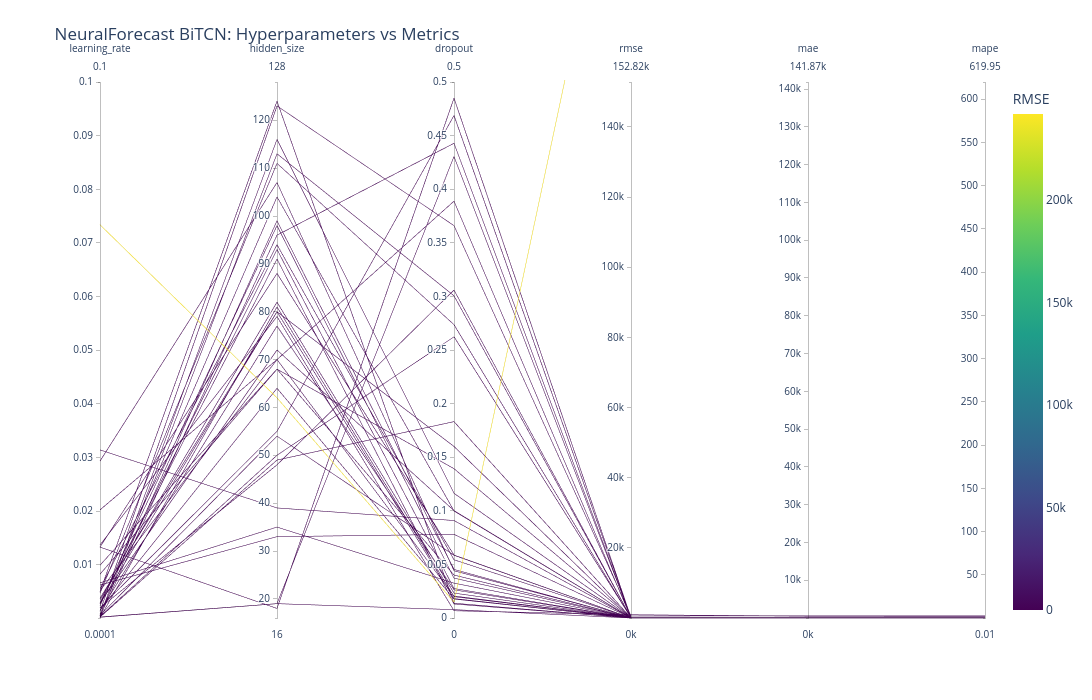
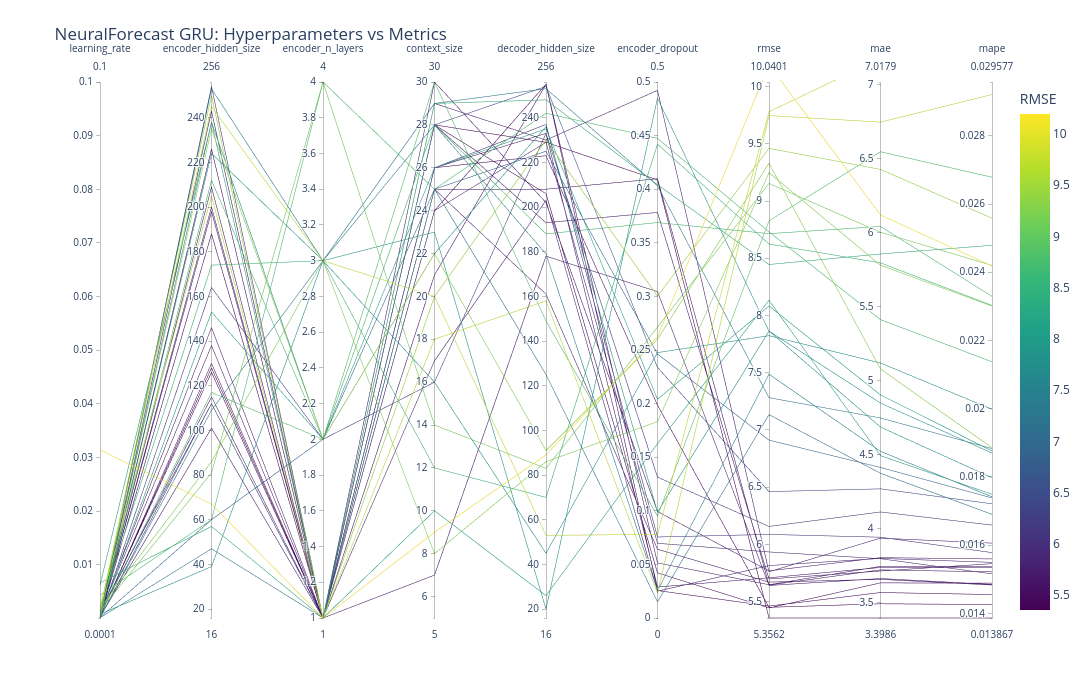
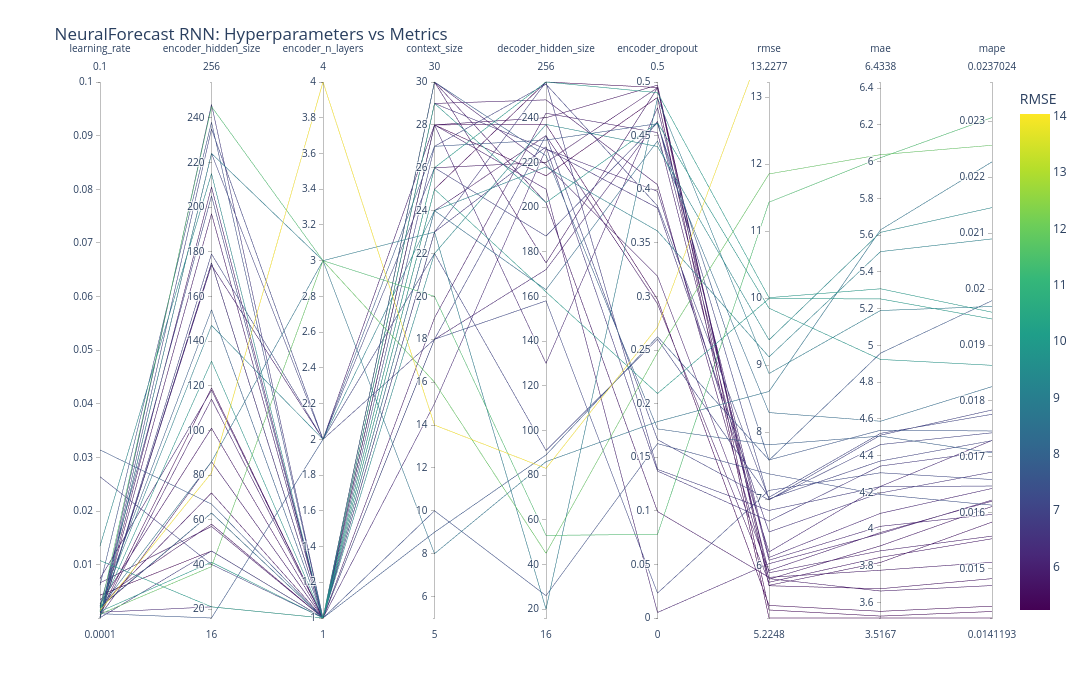
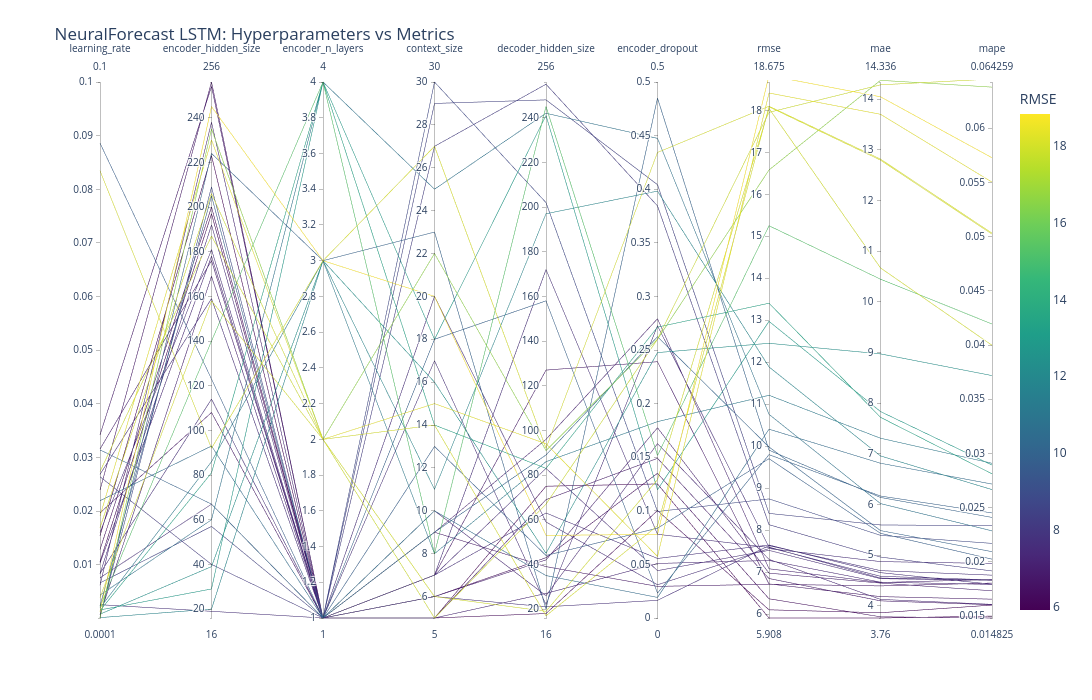

The notebook cell saved with these charts, in order:
### Code cell
while mlflow.active_run():
    mlflow.end_run()

optuna.logging.set_verbosity(optuna.logging.WARNING)
warnings.filterwarnings("ignore")
os.environ["TOKENIZERS_PARALLELISM"] = "false"
import gc
import torch
import logging
logging.getLogger("lightning.pytorch").setLevel(logging.WARNING)

HORIZON    = 12
INPUT_SIZE = 120
N_WINDOWS  = 30
STEP_SIZE  = 12
MAX_STEPS  = 1000

# neuralforecast v3 bug: passing trainer_kwargs to the constructor nests it as a
# sub-key, so pl.Trainer(**model.trainer_kwargs) fails with an unexpected kwarg.
# Workaround: build models without trainer_kwargs, then .update() after construction.
_QUIET = {
    "enable_progress_bar": False,
    "enable_model_summary": False,
    "logger": False,
    "val_check_interval": 10,
}

# bounds format:
#   (lo, hi)          int or log-scale float (lo float → log=True)
#   (lo, hi, False)   linear-scale float (e.g. dropout)
#   [opt1, opt2, ...] categorical

NEURAL_CONFIGS = {
    "BiTCN": {
        "experiment": "nf_bitcn_cpi",
        "bounds": {
            "learning_rate": (1e-4, 1e-1),
            "hidden_size":   (16, 128),
            "dropout":       (0.0, 0.5, False),
        },
        "build": lambda p, alias: BiTCN(
            h=HORIZON, input_size=INPUT_SIZE, max_steps=MAX_STEPS,
            early_stop_patience_steps=10,
            learning_rate=p["learning_rate"], hidden_size=p["hidden_size"],
            dropout=p["dropout"], alias=alias),
    },
    "GRU": {
        "experiment": "nf_gru_cpi",
        "bounds": {
            "learning_rate":       (1e-4, 1e-1),
            "encoder_hidden_size": (16, 256),
            "encoder_n_layers":    (1, 4),
            "context_size":        (5, 30),
            "decoder_hidden_size": (16, 256),
            "encoder_dropout":     (0.0, 0.5, False),
        },
        "build": lambda p, alias: GRU(
            h=HORIZON, input_size=INPUT_SIZE, max_steps=MAX_STEPS,
            early_stop_patience_steps=10,
            learning_rate=p["learning_rate"], encoder_hidden_size=p["encoder_hidden_size"],
            encoder_n_layers=p["encoder_n_layers"], context_size=p["context_size"],
            decoder_hidden_size=p["decoder_hidden_size"],
            encoder_dropout=p["encoder_dropout"], alias=alias),
    },
    "RNN": {
        "experiment": "nf_rnn_cpi",
        "bounds": {
            "learning_rate":       (1e-4, 1e-1),
            "encoder_hidden_size": (16, 256),
            "encoder_n_layers":    (1, 4),
            "context_size":        (5, 30),
            "decoder_hidden_size": (16, 256),
            "encoder_dropout":     (0.0, 0.5, False),
        },
        "build": lambda p, alias: RNN(
            h=HORIZON, input_size=INPUT_SIZE, max_steps=MAX_STEPS,
            early_stop_patience_steps=10,
            learning_rate=p["learning_rate"], encoder_hidden_size=p["encoder_hidden_size"],
            encoder_n_layers=p["encoder_n_layers"], context_size=p["context_size"],
            decoder_hidden_size=p["decoder_hidden_size"],
            encoder_dropout=p["encoder_dropout"], alias=alias),
    },
    "LSTM": {
        "experiment": "nf_lstm_cpi",
        "bounds": {
            "learning_rate":       (1e-4, 1e-1),
            "encoder_hidden_size": (16, 256),
            "encoder_n_layers":    (1, 4),
            "context_size":        (5, 30),
            "decoder_hidden_size": (16, 256),
            "encoder_dropout":     (0.0, 0.5, False),
        },
        "build": lambda p, alias: LSTM(
            h=HORIZON, input_size=INPUT_SIZE, max_steps=MAX_STEPS,
            early_stop_patience_steps=10,
            learning_rate=p["learning_rate"], encoder_hidden_size=p["encoder_hidden_size"],
            encoder_n_layers=p["encoder_n_layers"], context_size=p["context_size"],
            decoder_hidden_size=p["decoder_hidden_size"],
            encoder_dropout=p["encoder_dropout"], alias=alias),
    },
    "NBEATS": {
        "experiment": "nf_nbeats_cpi",
        "bounds": {
            "learning_rate": (1e-4, 1e-1),
            "n_harmonics":   (1, 5),
            "n_polynomials": (1, 5),
            # dropout_prob_theta omitted: interpretable stacks raise NotImplementedError for any value > 0
        },
        # stack_types=["seasonality","trend"] activates n_harmonics / n_polynomials;
        # the default ["identity","identity"] stacks ignore those params entirely
        "build": lambda p, alias: NBEATS(
            h=HORIZON, input_size=INPUT_SIZE, max_steps=MAX_STEPS,
            early_stop_patience_steps=10,
            stack_types=["seasonality", "trend"],
            learning_rate=p["learning_rate"], n_harmonics=p["n_harmonics"],
            n_polynomials=p["n_polynomials"], alias=alias),
    },
    "NHITS": {
        "experiment": "nf_nhits_cpi",
        "bounds": {
            "learning_rate":      (1e-4, 1e-1),
            "dropout_prob_theta": (0.0, 0.5, False),
            "interpolation_mode": ["linear", "nearest", "cubic"],
        },
        "build": lambda p, alias: NHITS(
            h=HORIZON, input_size=INPUT_SIZE, max_steps=MAX_STEPS,
            early_stop_patience_steps=10,
            learning_rate=p["learning_rate"],
            dropout_prob_theta=p["dropout_prob_theta"],
            interpolation_mode=p["interpolation_mode"], alias=alias),
    },
}

_df_clean = df.drop(columns="month", errors="ignore")


def run_nf_cv(model_name, params):
    model = NEURAL_CONFIGS[model_name]["build"](params, model_name)
    model.trainer_kwargs.update(_QUIET)   # v3 workaround: merge after construction
    nf = NeuralForecast(models=[model], freq="MS")
    cv_df = nf.cross_validation(
        df=_df_clean, h=HORIZON, step_size=STEP_SIZE, n_windows=N_WINDOWS, val_size=HORIZON
    )
    agg = evaluate(
        df=cv_df.drop(columns="cutoff", errors="ignore"),
        metrics=[rmse, mae, mape],
        models=[model_name],
        target_col="y", id_col="unique_id", time_col="ds",
    )
    del nf, model
    gc.collect()
    torch.mps.empty_cache()
    return agg, cv_df


def make_nf_objective(model_name, results_list):
    bounds = NEURAL_CONFIGS[model_name]["bounds"]

    def objective(trial):
        params = {}
        for key, spec in bounds.items():
            if isinstance(spec, list):
                params[key] = trial.suggest_categorical(key, spec)
            elif len(spec) == 3:
                lo, hi, log = spec
                params[key] = trial.suggest_float(key, lo, hi, log=log)
            else:
                lo, hi = spec
                if isinstance(lo, float) or isinstance(hi, float):
                    params[key] = trial.suggest_float(key, lo, hi, log=True)
                else:
                    params[key] = trial.suggest_int(key, lo, hi)

        try:
            with mlflow.start_run(nested=True, run_name=f"trial_{trial.number}"):
                mlflow.log_params(params)
                agg, _ = run_nf_cv(model_name, params)

                rmse_val = float(agg.loc[agg["metric"] == "rmse", model_name].values[0])
                mae_val  = float(agg.loc[agg["metric"] == "mae",  model_name].values[0])
                mape_val = float(agg.loc[agg["metric"] == "mape", model_name].values[0])

                mlflow.log_metrics({"rmse": rmse_val, "mae": mae_val, "mape": mape_val})
                results_list.append({"trial": trial.number, **params,
                                     "rmse": rmse_val, "mae": mae_val, "mape": mape_val})
                return rmse_val
        except Exception as e:
            print(f"  [{model_name}] Trial {trial.number} failed: {e}")
            return float("inf")

    return objective


nf_all_results = {}
nf_all_studies = {}

for model_name, config in NEURAL_CONFIGS.items():
    print(f"\n{'='*50}")
    print(f"  Running Bayesian search: {model_name}")
    print(f"{'='*50}")

    mlflow.set_experiment(config["experiment"])
    results_list = []

    study = optuna.create_study(
        direction="minimize",
        sampler=TPESampler(seed=42, n_startup_trials=12, multivariate=True),
        study_name=f"nf_{model_name.lower()}_cpi",
    )

    with mlflow.start_run(run_name=f"{model_name}_bayesian"):
        study.optimize(make_nf_objective(model_name, results_list),
                       n_trials=40, show_progress_bar=True)

    nf_all_results[model_name] = pd.DataFrame(results_list)
    nf_all_studies[model_name] = study
    print(f"  Best RMSE: {study.best_value:.4f}  Params: {study.best_params}")


print("\n" + "="*50)
print("  Neural Forecast Summary")
print("="*50)
for model_name in NEURAL_CONFIGS:
    print(f"  {model_name}: RMSE = {nf_all_studies[model_name].best_value:.4f}")

for model_name, config in NEURAL_CONFIGS.items():
    results_df = nf_all_results[model_name]
    if results_df.empty or len(results_df) < 2:
        continue

    bounds   = config["bounds"]
    rmse_cap = results_df["rmse"].quantile(0.95)
    plot_df  = results_df[results_df["rmse"] <= rmse_cap].copy()

    dims = []
    for col in bounds:
        spec = bounds[col]
        if isinstance(spec, list):
            cat_map = {v: i for i, v in enumerate(spec)}
            encoded = [cat_map[v] for v in plot_df[col]]
            dims.append(dict(
                label=col, values=encoded,
                range=[-0.5, len(spec) - 0.5],
                tickvals=list(range(len(spec))),
                ticktext=spec,
            ))
        else:
            dims.append(dict(label=col, values=plot_df[col].tolist(), range=list(spec[:2])))
    dims += [
        dict(label=col, values=plot_df[col].tolist(),
             range=[plot_df[col].min(), plot_df[col].quantile(0.99)])
        for col in ["rmse", "mae", "mape"]
    ]
    fig = go.Figure(go.Parcoords(
        line=dict(color=plot_df["rmse"], colorscale="Viridis",
                  showscale=True, colorbar=dict(title="RMSE")),
        dimensions=dims,
    ))
    fig.update_layout(
        title=f"NeuralForecast {model_name}: Hyperparameters vs Metrics",
        width=1800, height=700, margin=dict(l=100, r=100, t=80, b=80),
    )
    show(fig)

### Figure 1 — Plotly figure (JSON) as saved in the notebook; plotly's stock layout.template omitted (floating-point values rounded to 4 significant figures)
{"data": [{"dimensions": [{"label": "learning_rate", "range": [0.0001, 0.1], "values": [0.001329, 0.006251, 0.0001494, 0.01331, 0.03143, 0.000355, 0.001976, 0.0002621, 0.002335, 0.003489, 0.006647, 0.001633, 0.000155, 0.02934, 0.0002369, 0.003788, 0.001394, 0.07339, 0.0005944, 0.008265, 0.005191, 0.01333, 0.01371, 0.002738, 0.002907, 0.0005242, 0.005012, 0.000281, 0.0004374, 0.002705, 0.02025, 0.002933, 0.002785, 0.009932, 0.001994, 0.0008034, 0.00471, 0.005552]}, {"label": "hidden_size", "range": [16, 128], "values": [123, 33, 113, 18, 39, 50, 48, 49, 104, 82, 35, 64, 81, 107, 19, 80, 77, 62, 54, 68, 70, 88, 79, 80, 98, 116, 124, 19, 96, 93, 70, 72, 91, 68, 55, 99, 111, 94]}, {"label": "dropout", "range": [0, 0.5], "values": [0.366, 0.078, 0.3006, 0.485, 0.09091, 0.2624, 0.3059, 0.1832, 0.09984, 0.02323, 0.03253, 0.01769, 0.01991, 0.04408, 0.007797, 0.16, 0.02628, 0.01482, 0.05854, 0.04005, 0.0205, 0.05869, 0.006764, 0.01811, 0.03722, 0.1163, 0.01379, 0.4305, 0.4428, 0.02749, 0.3889, 0.1002, 0.01309, 0.1393, 0.4688, 0.04531, 0.2736, 0.05432]}, {"label": "rmse", "range": [4.989, 152800.0], "values": [583.1, 15.3, 74.48, 97.67, 24.65, 72.81, 64.52, 28.46, 8.957, 5.229, 8.369, 6.084, 9.258, 65.33, 8.944, 17.11, 9.002, 242000.0, 20.53, 5.398, 5.613, 9.098, 934.2, 4.989, 5.03, 26.65, 17.35, 106.3, 103.8, 15.3, 20.96, 13.71, 9.483, 23.12, 82.5, 11.09, 22.47, 8.686]}, {"label": "mae", "range": [3.127, 141900.0], "values": [569.2, 13.21, 72.12, 94.31, 18.09, 70.63, 62.49, 26.04, 7.755, 3.822, 5.575, 4.625, 7.359, 53.71, 6.252, 15.46, 5.572, 224900.0, 19.35, 3.127, 4.229, 5.141, 475.3, 3.805, 3.513, 25.44, 14.18, 103.0, 100.9, 9.194, 19.07, 12.2, 7.814, 18.03, 80.0, 8.501, 20.74, 5.793]}, {"label": "mape", "range": [0.01248, 620.0], "values": [2.491, 0.05494, 0.3138, 0.4091, 0.07248, 0.3077, 0.272, 0.1108, 0.03495, 0.01578, 0.02145, 0.01931, 0.03136, 0.2272, 0.02573, 0.06562, 0.02071, 982.6, 0.08415, 0.01248, 0.0173, 0.01909, 1.812, 0.01572, 0.01417, 0.1105, 0.06186, 0.4486, 0.4397, 0.03407, 0.08135, 0.05216, 0.03329, 0.07105, 0.3484, 0.03498, 0.08837, 0.02262]}], "line": {"color": [583.1, 15.3, 74.48, 97.67, 24.65, 72.81, 64.52, 28.46, 8.957, 5.229, 8.369, 6.084, 9.258, 65.33, 8.944, 17.11, 9.002, 242000.0, 20.53, 5.398, 5.613, 9.098, 934.2, 4.989, 5.03, 26.65, 17.35, 106.3, 103.8, 15.3, 20.96, 13.71, 9.483, 23.12, 82.5, 11.09, 22.47, 8.686], "colorbar": {"title": {"text": "RMSE"}}, "colorscale": [[0, "#440154"], [0.1111, "#482878"], [0.2222, "#3e4989"], [0.3333, "#31688e"], [0.4444, "#26828e"], [0.5556, "#1f9e89"], [0.6667, "#35b779"], [0.7778, "#6ece58"], [0.8889, "#b5de2b"], [1, "#fde725"]], "showscale": true}, "type": "parcoords"}], "layout": {"height": 700, "margin": {"b": 80, "l": 100, "r": 100, "t": 80}, "title": {"text": "NeuralForecast BiTCN: Hyperparameters vs Metrics"}, "width": 1800}}

### Figure 2 — Plotly figure (JSON) as saved in the notebook; plotly's stock layout.template omitted (floating-point values rounded to 4 significant figures)
{"data": [{"dimensions": [{"label": "learning_rate", "range": [0.0001, 0.1], "values": [0.001329, 0.0001494, 0.03143, 0.001976, 0.002335, 0.006647, 0.0008201, 0.0001268, 0.004366, 0.006219, 0.001466, 0.0002647, 0.0005031, 0.0001176, 0.000301, 0.0001895, 0.0001011, 0.001609, 0.0002221, 0.0001325, 0.0007004, 0.0001392, 0.0002516, 0.0003486, 0.0004683, 0.001266, 0.0001252, 0.000123, 0.000774, 0.0002497, 0.0001193, 0.000191, 0.000791, 0.0007078, 0.001657, 0.0004701, 0.000336, 0.0001542]}, {"label": "encoder_hidden_size", "range": [16, 256], "values": [245, 224, 67, 86, 205, 57, 39, 235, 60, 238, 81, 209, 126, 188, 101, 60, 164, 250, 253, 47, 117, 112, 130, 128, 212, 112, 226, 109, 146, 200, 238, 198, 138, 115, 174, 254, 153, 243]}, {"label": "encoder_n_layers", "range": [1, 4], "values": [3, 3, 1, 3, 1, 1, 3, 2, 4, 1, 4, 1, 1, 1, 1, 2, 2, 1, 3, 1, 2, 1, 1, 1, 2, 1, 1, 3, 1, 1, 2, 1, 1, 1, 3, 1, 2, 1]}, {"label": "context_size", "range": [5, 30], "values": [20, 23, 9, 8, 18, 29, 16, 22, 25, 10, 14, 30, 26, 28, 25, 25, 16, 20, 28, 25, 30, 24, 25, 28, 28, 28, 24, 29, 7, 17, 22, 26, 28, 29, 12, 26, 26, 21]}, {"label": "decoder_hidden_size", "range": [16, 256], "values": [53, 20, 89, 86, 158, 248, 45, 91, 242, 26, 83, 202, 223, 206, 161, 225, 233, 230, 179, 125, 149, 229, 208, 229, 188, 254, 255, 253, 178, 203, 236, 233, 193, 230, 70, 237, 235, 255]}, {"label": "encoder_dropout", "range": [0, 0.5], "values": [0.078, 0.485, 0.2624, 0.1832, 0.02323, 0.4042, 0.2476, 0.26, 0.4474, 0.1627, 0.2713, 0.09936, 0.1986, 0.0421, 0.0641, 0.2462, 0.1314, 0.3003, 0.02551, 0.0151, 0.09509, 0.06966, 0.4097, 0.4087, 0.3689, 0.2337, 0.02562, 0.4033, 0.3045, 0.02501, 0.09881, 0.02889, 0.3783, 0.4922, 0.442, 0.07557, 0.204, 0.05135]}, {"label": "rmse", "range": [5.356, 10.04], "values": [9.78, 7.863, 10.19, 9.248, 9.747, 8.445, 7.823, 9.331, 8.73, 8.132, 9.154, 5.768, 5.45, 5.444, 5.67, 6.91, 6.156, 9.46, 7.487, 7.133, 8.827, 5.933, 5.644, 5.356, 8.715, 6.461, 5.46, 7.281, 5.641, 5.815, 7.864, 5.708, 5.697, 5.76, 8.624, 6.087, 8.083, 5.647]}, {"label": "mae", "range": [3.399, 7.018], "values": [7.177, 4.85, 6.12, 5.781, 6.747, 5.857, 5.12, 5.08, 5.413, 4.495, 6.004, 3.806, 3.494, 3.636, 3.659, 4.415, 4.115, 6.428, 4.524, 4.376, 6.547, 3.799, 3.723, 3.399, 6.042, 4.271, 3.571, 4.749, 3.665, 3.801, 4.688, 3.74, 3.716, 3.938, 5.796, 3.944, 4.905, 3.747]}, {"label": "mape", "range": [0.01387, 0.02958], "values": [0.02979, 0.0187, 0.02418, 0.02301, 0.02921, 0.02479, 0.01999, 0.01886, 0.02138, 0.01749, 0.0242, 0.0156, 0.01426, 0.01489, 0.01483, 0.01739, 0.01659, 0.02558, 0.01742, 0.01691, 0.02679, 0.01516, 0.01522, 0.01387, 0.02329, 0.01721, 0.01455, 0.01883, 0.01485, 0.0155, 0.01798, 0.01535, 0.01546, 0.01606, 0.02303, 0.01578, 0.01876, 0.01537]}], "line": {"color": [9.78, 7.863, 10.19, 9.248, 9.747, 8.445, 7.823, 9.331, 8.73, 8.132, 9.154, 5.768, 5.45, 5.444, 5.67, 6.91, 6.156, 9.46, 7.487, 7.133, 8.827, 5.933, 5.644, 5.356, 8.715, 6.461, 5.46, 7.281, 5.641, 5.815, 7.864, 5.708, 5.697, 5.76, 8.624, 6.087, 8.083, 5.647], "colorbar": {"title": {"text": "RMSE"}}, "colorscale": [[0, "#440154"], [0.1111, "#482878"], [0.2222, "#3e4989"], [0.3333, "#31688e"], [0.4444, "#26828e"], [0.5556, "#1f9e89"], [0.6667, "#35b779"], [0.7778, "#6ece58"], [0.8889, "#b5de2b"], [1, "#fde725"]], "showscale": true}, "type": "parcoords"}], "layout": {"height": 700, "margin": {"b": 80, "l": 100, "r": 100, "t": 80}, "title": {"text": "NeuralForecast GRU: Hyperparameters vs Metrics"}, "width": 1800}}

### Figure 3 — Plotly figure (JSON) as saved in the notebook; plotly's stock layout.template omitted (floating-point values rounded to 4 significant figures)
{"data": [{"dimensions": [{"label": "learning_rate", "range": [0.0001, 0.1], "values": [0.001329, 0.0001494, 0.03143, 0.001976, 0.002335, 0.006647, 0.0008201, 0.0001268, 0.006219, 0.001466, 0.0002647, 0.02643, 0.0003721, 0.0006654, 0.01082, 0.0001017, 0.0135, 0.001165, 0.0003013, 0.00107, 0.002419, 0.0001621, 0.002164, 0.002141, 0.002042, 0.0009035, 0.0002444, 0.002093, 0.007439, 0.0002899, 0.0001331, 0.0001358, 0.001551, 0.00352, 0.0005374, 0.004361, 0.001306, 0.002718]}, {"label": "encoder_hidden_size", "range": [16, 256], "values": [245, 224, 67, 86, 205, 57, 39, 235, 238, 81, 209, 40, 174, 114, 21, 179, 215, 21, 246, 119, 154, 46, 72, 63, 63, 16, 197, 147, 118, 175, 224, 175, 131, 58, 86, 46, 41, 101]}, {"label": "encoder_n_layers", "range": [1, 4], "values": [3, 3, 1, 3, 1, 1, 3, 2, 1, 4, 1, 1, 2, 1, 1, 2, 1, 1, 1, 1, 1, 1, 1, 1, 1, 2, 1, 2, 1, 1, 2, 1, 1, 1, 1, 1, 1, 1]}, {"label": "context_size", "range": [5, 30], "values": [20, 23, 9, 8, 18, 29, 16, 22, 10, 14, 30, 27, 28, 30, 25, 18, 22, 15, 23, 28, 30, 23, 26, 24, 25, 27, 30, 24, 18, 28, 26, 29, 29, 28, 19, 28, 26, 24]}, {"label": "decoder_hidden_size", "range": [16, 256], "values": [53, 20, 89, 86, 158, 248, 45, 91, 26, 83, 202, 255, 208, 219, 162, 232, 237, 226, 227, 237, 223, 256, 220, 163, 256, 230, 175, 218, 172, 130, 187, 226, 202, 240, 242, 214, 256, 232]}, {"label": "encoder_dropout", "range": [0, 0.5], "values": [0.078, 0.485, 0.2624, 0.1832, 0.02323, 0.4042, 0.2476, 0.26, 0.1627, 0.2713, 0.09936, 0.3844, 0.005137, 0.3189, 0.2094, 0.1663, 0.4398, 0.398, 0.1371, 0.2971, 0.1764, 0.1386, 0.4947, 0.445, 0.4949, 0.4611, 0.4945, 0.361, 0.4634, 0.476, 0.462, 0.3825, 0.462, 0.4971, 0.4528, 0.4856, 0.4901, 0.2931]}, {"label": "rmse", "range": [5.225, 13.23], "values": [11.43, 8.875, 7.585, 8.608, 7.129, 5.812, 11.86, 7.027, 7.376, 14.03, 5.832, 7.004, 6.035, 5.933, 9.993, 6.987, 9.377, 6.211, 6.671, 5.413, 7.812, 6.83, 5.713, 8.292, 5.345, 7.58, 5.803, 9.123, 6.087, 6.128, 6.991, 6.51, 9.85, 5.706, 5.9, 5.225, 10.01, 5.759]}, {"label": "mae", "range": [3.517, 6.434], "values": [6.022, 5.19, 4.539, 5.629, 4.307, 3.664, 6.038, 4.522, 4.189, 6.666, 3.777, 4.371, 3.975, 3.982, 5.253, 4.512, 5.616, 4.233, 4.344, 3.553, 4.507, 4.232, 3.819, 4.588, 3.527, 4.958, 3.91, 5.511, 4.016, 4.086, 4.461, 4.197, 4.924, 3.676, 3.882, 3.517, 5.309, 3.847]}, {"label": "mape", "range": [0.01412, 0.0237], "values": [0.02307, 0.01969, 0.01746, 0.02227, 0.01659, 0.0147, 0.02257, 0.01776, 0.01614, 0.02408, 0.01512, 0.01729, 0.01623, 0.01621, 0.01947, 0.01784, 0.02146, 0.01729, 0.0171, 0.01433, 0.01707, 0.01648, 0.01583, 0.01826, 0.01424, 0.01979, 0.01611, 0.0209, 0.01597, 0.01644, 0.01743, 0.01673, 0.01864, 0.01482, 0.01558, 0.01412, 0.01959, 0.01554]}], "line": {"color": [11.43, 8.875, 7.585, 8.608, 7.129, 5.812, 11.86, 7.027, 7.376, 14.03, 5.832, 7.004, 6.035, 5.933, 9.993, 6.987, 9.377, 6.211, 6.671, 5.413, 7.812, 6.83, 5.713, 8.292, 5.345, 7.58, 5.803, 9.123, 6.087, 6.128, 6.991, 6.51, 9.85, 5.706, 5.9, 5.225, 10.01, 5.759], "colorbar": {"title": {"text": "RMSE"}}, "colorscale": [[0, "#440154"], [0.1111, "#482878"], [0.2222, "#3e4989"], [0.3333, "#31688e"], [0.4444, "#26828e"], [0.5556, "#1f9e89"], [0.6667, "#35b779"], [0.7778, "#6ece58"], [0.8889, "#b5de2b"], [1, "#fde725"]], "showscale": true}, "type": "parcoords"}], "layout": {"height": 700, "margin": {"b": 80, "l": 100, "r": 100, "t": 80}, "title": {"text": "NeuralForecast RNN: Hyperparameters vs Metrics"}, "width": 1800}}

### Figure 4 — Plotly figure (JSON) as saved in the notebook; plotly's stock layout.template omitted (floating-point values rounded to 4 significant figures)
{"data": [{"dimensions": [{"label": "learning_rate", "range": [0.0001, 0.1], "values": [0.001329, 0.0001494, 0.03143, 0.001976, 0.002335, 0.006647, 0.0008201, 0.0001268, 0.004366, 0.006219, 0.001466, 0.0002647, 0.02643, 0.01541, 0.01286, 0.01969, 0.01606, 0.02741, 0.02395, 0.02687, 0.0191, 0.008383, 0.0006886, 0.08861, 0.00258, 0.01059, 0.03424, 0.008337, 0.03159, 0.01032, 0.0001689, 0.007582, 0.003899, 0.001596, 0.01693, 0.00215, 0.02196, 0.08346]}, {"label": "encoder_hidden_size", "range": [16, 256], "values": [245, 224, 67, 86, 205, 57, 39, 235, 60, 238, 81, 209, 40, 223, 200, 108, 181, 187, 256, 159, 230, 114, 169, 123, 19, 197, 254, 192, 176, 178, 20, 67, 158, 29, 206, 140, 93, 92]}, {"label": "encoder_n_layers", "range": [1, 4], "values": [3, 3, 1, 3, 1, 1, 3, 2, 4, 1, 4, 1, 1, 1, 1, 1, 1, 2, 1, 1, 2, 1, 1, 1, 1, 1, 1, 1, 1, 1, 3, 1, 2, 4, 2, 4, 1, 3]}, {"label": "context_size", "range": [5, 30], "values": [20, 23, 9, 8, 18, 29, 16, 22, 25, 10, 14, 30, 27, 5, 6, 9, 7, 5, 7, 17, 15, 7, 9, 13, 6, 5, 5, 7, 6, 5, 11, 20, 14, 18, 6, 8, 10, 27]}, {"label": "decoder_hidden_size", "range": [16, 256], "values": [53, 20, 89, 86, 158, 248, 45, 91, 242, 26, 83, 202, 255, 75, 43, 39, 172, 67, 127, 22, 94, 63, 96, 44, 21, 18, 69, 83, 42, 27, 197, 59, 17, 241, 19, 245, 35, 92]}, {"label": "encoder_dropout", "range": [0, 0.5], "values": [0.078, 0.485, 0.2624, 0.1832, 0.02323, 0.4042, 0.2476, 0.26, 0.4474, 0.1627, 0.2713, 0.09936, 0.3844, 0.1251, 0.135, 0.02949, 0.07812, 0.2601, 0.2391, 0.2727, 0.0574, 0.05553, 0.2791, 0.08378, 0.01648, 0.1002, 0.1489, 0.04419, 0.1774, 0.05086, 0.3982, 0.03099, 0.08605, 0.1197, 0.129, 0.1516, 0.0192, 0.4343]}, {"label": "rmse", "range": [5.908, 18.67], "values": [18.83, 9.905, 9.982, 11.21, 9.799, 8.4, 12.45, 16.58, 10.76, 7.305, 13.41, 8.744, 8.131, 5.908, 6.366, 6.712, 7.587, 17.95, 6.72, 7.597, 18.41, 7.647, 7.08, 9.702, 7.632, 6.103, 6.848, 7.519, 6.977, 7.278, 11.89, 7.562, 18.08, 12.97, 18.05, 15.25, 10.41, 18.1]}, {"label": "mae", "range": [3.76, 14.34], "values": [14.04, 6.139, 5.485, 7.307, 6.166, 5.596, 8.971, 14.37, 6.017, 4.127, 7.72, 5.39, 4.962, 3.76, 3.784, 4.393, 4.582, 14.28, 4.182, 4.548, 13.7, 4.655, 4.46, 5.431, 4.695, 3.863, 4.098, 4.535, 4.449, 4.467, 6.958, 4.873, 12.79, 7.833, 10.67, 10.44, 6.813, 12.81]}, {"label": "mape", "range": [0.01483, 0.06426], "values": [0.05727, 0.0241, 0.02094, 0.0291, 0.02452, 0.02334, 0.03718, 0.06378, 0.02286, 0.01608, 0.02812, 0.02171, 0.01917, 0.015, 0.01483, 0.01805, 0.01834, 0.06454, 0.01656, 0.01831, 0.05502, 0.01794, 0.01838, 0.02025, 0.01878, 0.01602, 0.01605, 0.01831, 0.01734, 0.01792, 0.02667, 0.01985, 0.05022, 0.02893, 0.03997, 0.04195, 0.02718, 0.05032]}], "line": {"color": [18.83, 9.905, 9.982, 11.21, 9.799, 8.4, 12.45, 16.58, 10.76, 7.305, 13.41, 8.744, 8.131, 5.908, 6.366, 6.712, 7.587, 17.95, 6.72, 7.597, 18.41, 7.647, 7.08, 9.702, 7.632, 6.103, 6.848, 7.519, 6.977, 7.278, 11.89, 7.562, 18.08, 12.97, 18.05, 15.25, 10.41, 18.1], "colorbar": {"title": {"text": "RMSE"}}, "colorscale": [[0, "#440154"], [0.1111, "#482878"], [0.2222, "#3e4989"], [0.3333, "#31688e"], [0.4444, "#26828e"], [0.5556, "#1f9e89"], [0.6667, "#35b779"], [0.7778, "#6ece58"], [0.8889, "#b5de2b"], [1, "#fde725"]], "showscale": true}, "type": "parcoords"}], "layout": {"height": 700, "margin": {"b": 80, "l": 100, "r": 100, "t": 80}, "title": {"text": "NeuralForecast LSTM: Hyperparameters vs Metrics"}, "width": 1800}}
